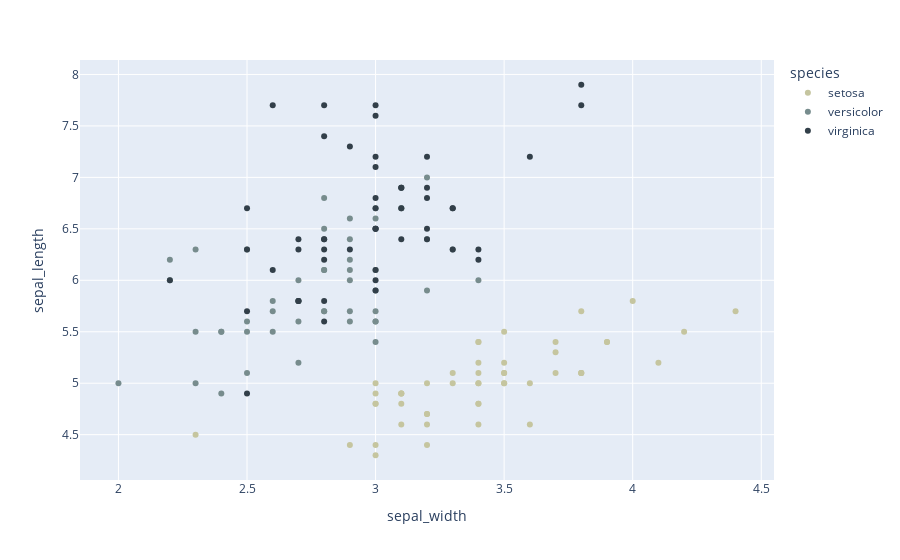

Notebook code cell kept with this figure:
### Code cell
df = px.data.iris()
df["e"] = df["sepal_width"]/100
fig = px.scatter(df, x="sepal_width", y="sepal_length", color="species", color_discrete_sequence=vangogh_px)
fig.show()

### Figure 1 — Plotly figure (JSON) as saved in the notebook; plotly's stock layout.template omitted (floating-point values rounded to 4 significant figures)
{"data": [{"hovertemplate": "species=setosa<br>sepal_width=%{x}<br>sepal_length=%{y}<extra></extra>", "legendgroup": "setosa", "marker": {"color": "#c5c59f", "symbol": "circle"}, "mode": "markers", "name": "setosa", "orientation": "v", "showlegend": true, "type": "scatter", "x": [3.5, 3, 3.2, 3.1, 3.6, 3.9, 3.4, 3.4, 2.9, 3.1, 3.7, 3.4, 3, 3, 4, 4.4, 3.9, 3.5, 3.8, 3.8, 3.4, 3.7, 3.6, 3.3, 3.4, 3, 3.4, 3.5, 3.4, 3.2, 3.1, 3.4, 4.1, 4.2, 3.1, 3.2, 3.5, 3.1, 3, 3.4, 3.5, 2.3, 3.2, 3.5, 3.8, 3, 3.8, 3.2, 3.7, 3.3], "xaxis": "x", "y": [5.1, 4.9, 4.7, 4.6, 5, 5.4, 4.6, 5, 4.4, 4.9, 5.4, 4.8, 4.8, 4.3, 5.8, 5.7, 5.4, 5.1, 5.7, 5.1, 5.4, 5.1, 4.6, 5.1, 4.8, 5, 5, 5.2, 5.2, 4.7, 4.8, 5.4, 5.2, 5.5, 4.9, 5, 5.5, 4.9, 4.4, 5.1, 5, 4.5, 4.4, 5, 5.1, 4.8, 5.1, 4.6, 5.3, 5], "yaxis": "y"}, {"hovertemplate": "species=versicolor<br>sepal_width=%{x}<br>sepal_length=%{y}<extra></extra>", "legendgroup": "versicolor", "marker": {"color": "#778c8d", "symbol": "circle"}, "mode": "markers", "name": "versicolor", "orientation": "v", "showlegend": true, "type": "scatter", "x": [3.2, 3.2, 3.1, 2.3, 2.8, 2.8, 3.3, 2.4, 2.9, 2.7, 2, 3, 2.2, 2.9, 2.9, 3.1, 3, 2.7, 2.2, 2.5, 3.2, 2.8, 2.5, 2.8, 2.9, 3, 2.8, 3, 2.9, 2.6, 2.4, 2.4, 2.7, 2.7, 3, 3.4, 3.1, 2.3, 3, 2.5, 2.6, 3, 2.6, 2.3, 2.7, 3, 2.9, 2.9, 2.5, 2.8], "xaxis": "x", "y": [7, 6.4, 6.9, 5.5, 6.5, 5.7, 6.3, 4.9, 6.6, 5.2, 5, 5.9, 6, 6.1, 5.6, 6.7, 5.6, 5.8, 6.2, 5.6, 5.9, 6.1, 6.3, 6.1, 6.4, 6.6, 6.8, 6.7, 6, 5.7, 5.5, 5.5, 5.8, 6, 5.4, 6, 6.7, 6.3, 5.6, 5.5, 5.5, 6.1, 5.8, 5, 5.6, 5.7, 5.7, 6.2, 5.1, 5.7], "yaxis": "y"}, {"hovertemplate": "species=virginica<br>sepal_width=%{x}<br>sepal_length=%{y}<extra></extra>", "legendgroup": "virginica", "marker": {"color": "#323f49", "symbol": "circle"}, "mode": "markers", "name": "virginica", "orientation": "v", "showlegend": true, "type": "scatter", "x": [3.3, 2.7, 3, 2.9, 3, 3, 2.5, 2.9, 2.5, 3.6, 3.2, 2.7, 3, 2.5, 2.8, 3.2, 3, 3.8, 2.6, 2.2, 3.2, 2.8, 2.8, 2.7, 3.3, 3.2, 2.8, 3, 2.8, 3, 2.8, 3.8, 2.8, 2.8, 2.6, 3, 3.4, 3.1, 3, 3.1, 3.1, 3.1, 2.7, 3.2, 3.3, 3, 2.5, 3, 3.4, 3], "xaxis": "x", "y": [6.3, 5.8, 7.1, 6.3, 6.5, 7.6, 4.9, 7.3, 6.7, 7.2, 6.5, 6.4, 6.8, 5.7, 5.8, 6.4, 6.5, 7.7, 7.7, 6, 6.9, 5.6, 7.7, 6.3, 6.7, 7.2, 6.2, 6.1, 6.4, 7.2, 7.4, 7.9, 6.4, 6.3, 6.1, 7.7, 6.3, 6.4, 6, 6.9, 6.7, 6.9, 5.8, 6.8, 6.7, 6.7, 6.3, 6.5, 6.2, 5.9], "yaxis": "y"}], "layout": {"legend": {"title": {"text": "species"}, "tracegroupgap": 0}, "margin": {"t": 60}, "xaxis": {"anchor": "y", "domain": [0, 1], "title": {"text": "sepal_width"}}, "yaxis": {"anchor": "x", "domain": [0, 1], "title": {"text": "sepal_length"}}}}
